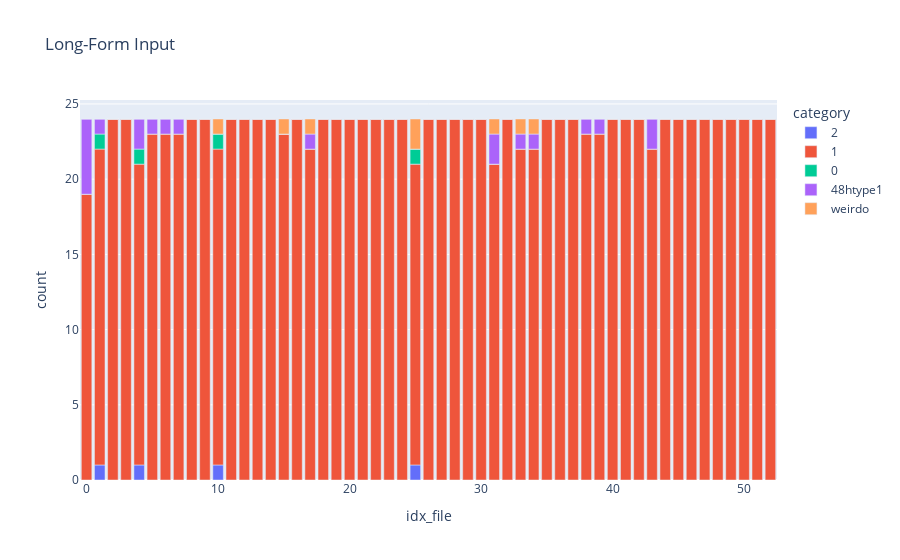

Here is the notebook cell this chart was saved with:
### Code cell
get_occupancy(file_loc_important_cols, coor_structure_init_dict_expanded, tuple_metainfo, direc_restructure_destination, var_filename = "mapLi", el = "Li")
df = plot_occupancy(file_loc_important_cols)

### Figure 1 — Plotly figure (JSON) as saved in the notebook; plotly's stock layout.template omitted (floating-point values rounded to 4 significant figures)
{"data": [{"alignmentgroup": "True", "hovertemplate": "category=2<br>idx_file=%{x}<br>count=%{y}<extra></extra>", "legendgroup": "2", "marker": {"color": "#636efa", "pattern": {"shape": ""}}, "name": "2", "offsetgroup": "2", "orientation": "v", "showlegend": true, "textposition": "auto", "type": "bar", "x": [0, 1, 2, 3, 4, 5, 6, 7, 8, 9, 10, 11, 12, 13, 14, 15, 16, 17, 18, 19, 20, 21, 22, 23, 24, 25, 26, 27, 28, 29, 30, 31, 32, 33, 34, 35, 36, 37, 38, 39, 40, 41, 42, 43, 44, 45, 46, 47, 48, 49, 50, 51, 52], "xaxis": "x", "y": [0, 1, 0, 0, 1, 0, 0, 0, 0, 0, 1, 0, 0, 0, 0, 0, 0, 0, 0, 0, 0, 0, 0, 0, 0, 1, 0, 0, 0, 0, 0, 0, 0, 0, 0, 0, 0, 0, 0, 0, 0, 0, 0, 0, 0, 0, 0, 0, 0, 0, 0, 0, 0], "yaxis": "y"}, {"alignmentgroup": "True", "hovertemplate": "category=1<br>idx_file=%{x}<br>count=%{y}<extra></extra>", "legendgroup": "1", "marker": {"color": "#EF553B", "pattern": {"shape": ""}}, "name": "1", "offsetgroup": "1", "orientation": "v", "showlegend": true, "textposition": "auto", "type": "bar", "x": [0, 1, 2, 3, 4, 5, 6, 7, 8, 9, 10, 11, 12, 13, 14, 15, 16, 17, 18, 19, 20, 21, 22, 23, 24, 25, 26, 27, 28, 29, 30, 31, 32, 33, 34, 35, 36, 37, 38, 39, 40, 41, 42, 43, 44, 45, 46, 47, 48, 49, 50, 51, 52], "xaxis": "x", "y": [19, 21, 24, 24, 20, 23, 23, 23, 24, 24, 21, 24, 24, 24, 24, 23, 24, 22, 24, 24, 24, 24, 24, 24, 24, 20, 24, 24, 24, 24, 24, 21, 24, 22, 22, 24, 24, 24, 23, 23, 24, 24, 24, 22, 24, 24, 24, 24, 24, 24, 24, 24, 24], "yaxis": "y"}, {"alignmentgroup": "True", "hovertemplate": "category=0<br>idx_file=%{x}<br>count=%{y}<extra></extra>", "legendgroup": "0", "marker": {"color": "#00cc96", "pattern": {"shape": ""}}, "name": "0", "offsetgroup": "0", "orientation": "v", "showlegend": true, "textposition": "auto", "type": "bar", "x": [0, 1, 2, 3, 4, 5, 6, 7, 8, 9, 10, 11, 12, 13, 14, 15, 16, 17, 18, 19, 20, 21, 22, 23, 24, 25, 26, 27, 28, 29, 30, 31, 32, 33, 34, 35, 36, 37, 38, 39, 40, 41, 42, 43, 44, 45, 46, 47, 48, 49, 50, 51, 52], "xaxis": "x", "y": [0, 1, 0, 0, 1, 0, 0, 0, 0, 0, 1, 0, 0, 0, 0, 0, 0, 0, 0, 0, 0, 0, 0, 0, 0, 1, 0, 0, 0, 0, 0, 0, 0, 0, 0, 0, 0, 0, 0, 0, 0, 0, 0, 0, 0, 0, 0, 0, 0, 0, 0, 0, 0], "yaxis": "y"}, {"alignmentgroup": "True", "hovertemplate": "category=48htype1<br>idx_file=%{x}<br>count=%{y}<extra></extra>", "legendgroup": "48htype1", "marker": {"color": "#ab63fa", "pattern": {"shape": ""}}, "name": "48htype1", "offsetgroup": "48htype1", "orientation": "v", "showlegend": true, "textposition": "auto", "type": "bar", "x": [0, 1, 2, 3, 4, 5, 6, 7, 8, 9, 10, 11, 12, 13, 14, 15, 16, 17, 18, 19, 20, 21, 22, 23, 24, 25, 26, 27, 28, 29, 30, 31, 32, 33, 34, 35, 36, 37, 38, 39, 40, 41, 42, 43, 44, 45, 46, 47, 48, 49, 50, 51, 52], "xaxis": "x", "y": [5, 1, 0, 0, 2, 1, 1, 1, 0, 0, 0, 0, 0, 0, 0, 0, 0, 1, 0, 0, 0, 0, 0, 0, 0, 0, 0, 0, 0, 0, 0, 2, 0, 1, 1, 0, 0, 0, 1, 1, 0, 0, 0, 2, 0, 0, 0, 0, 0, 0, 0, 0, 0], "yaxis": "y"}, {"alignmentgroup": "True", "hovertemplate": "category=weirdo<br>idx_file=%{x}<br>count=%{y}<extra></extra>", "legendgroup": "weirdo", "marker": {"color": "#FFA15A", "pattern": {"shape": ""}}, "name": "weirdo", "offsetgroup": "weirdo", "orientation": "v", "showlegend": true, "textposition": "auto", "type": "bar", "x": [0, 1, 2, 3, 4, 5, 6, 7, 8, 9, 10, 11, 12, 13, 14, 15, 16, 17, 18, 19, 20, 21, 22, 23, 24, 25, 26, 27, 28, 29, 30, 31, 32, 33, 34, 35, 36, 37, 38, 39, 40, 41, 42, 43, 44, 45, 46, 47, 48, 49, 50, 51, 52], "xaxis": "x", "y": [0, 0, 0, 0, 0, 0, 0, 0, 0, 0, 1, 0, 0, 0, 0, 1, 0, 1, 0, 0, 0, 0, 0, 0, 0, 2, 0, 0, 0, 0, 0, 1, 0, 1, 1, 0, 0, 0, 0, 0, 0, 0, 0, 0, 0, 0, 0, 0, 0, 0, 0, 0, 0], "yaxis": "y"}], "layout": {"barmode": "relative", "legend": {"title": {"text": "category"}, "tracegroupgap": 0}, "title": {"text": "Long-Form Input"}, "xaxis": {"anchor": "y", "domain": [0, 1], "title": {"text": "idx_file"}}, "yaxis": {"anchor": "x", "domain": [0, 1], "title": {"text": "count"}}}}
